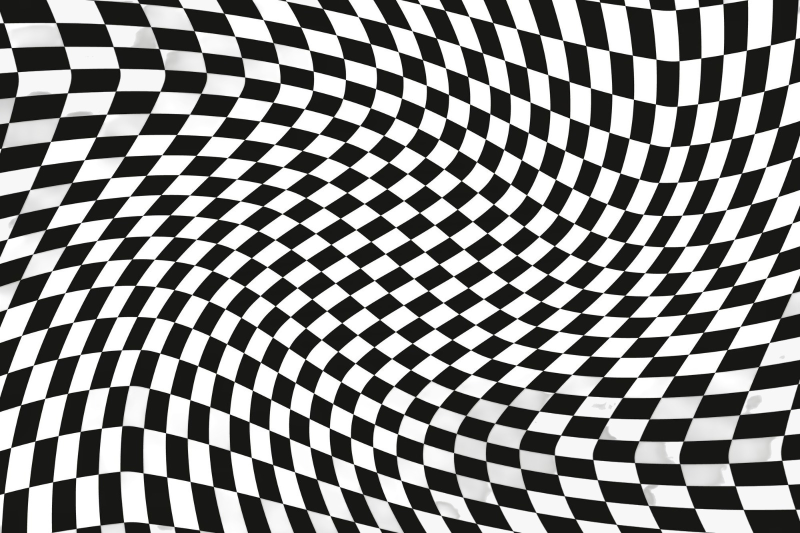
#> input picture hafta2/dama.jpg, 1600 x 1066 px (shown at 1/2 size)
$ python parlaklik_donusum.py
#> lines starting #> are read from the running program, lines starting #| are printed output that depends on the picture
"""Ödev 5: y = 0.75*x + 20 parlaklık dönüşümünü ayrı etkilerle karşılaştır.

Kullanım: python parlaklik_donusum.py [girdi] [cikti]
Varsayılan: dama.jpg ve cikti klasörü.
"""
import argparse
from pathlib import Path

import cv2
import numpy as np

KLASOR = Path(__file__).resolve().parent


def parlaklik_donusumleri(gri):
    x = gri.astype(np.float32)
    carp = np.clip(0.75 * x, 0, 255).astype(np.uint8)
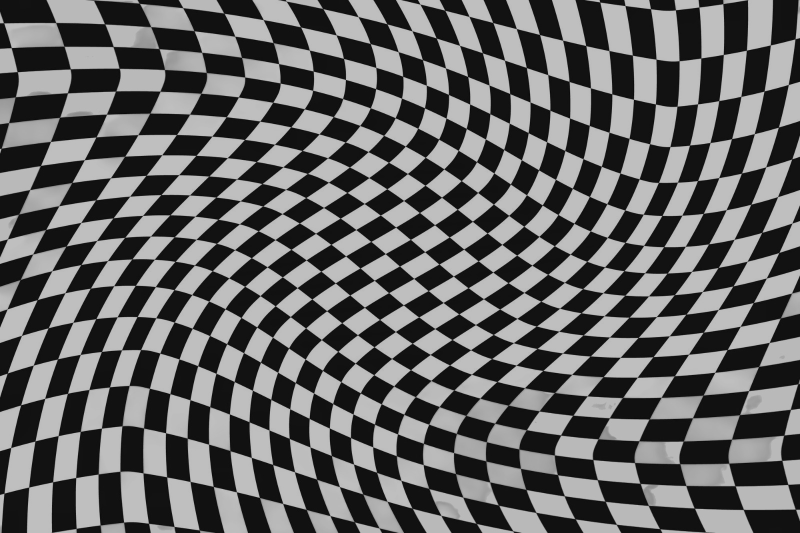
#> carp: shape (1066, 1600) (shown at 1/2 size); min 0, max 191, mean 101.2
    topla = np.clip(x + 20, 0, 255).astype(np.uint8)
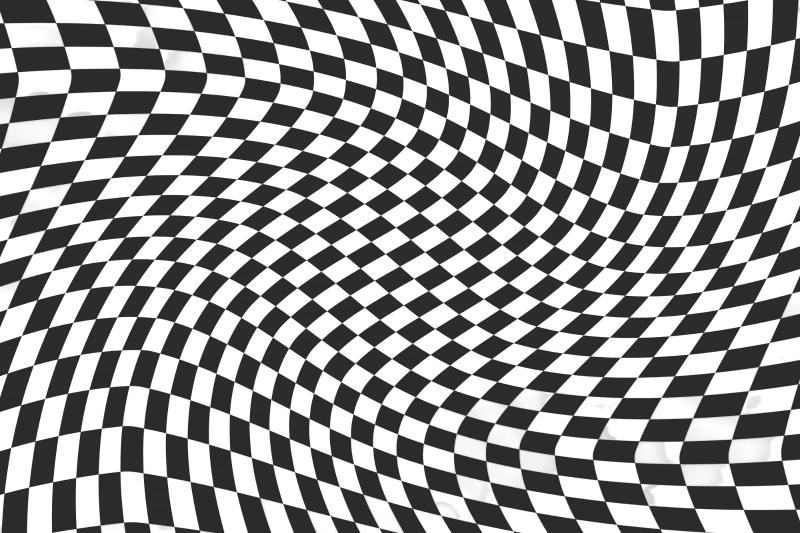
#> topla: shape (1066, 1600) (shown at 1/2 size); min 20, max 255, mean 147.9
    birlikte = np.clip(0.75 * x + 20, 0, 255).astype(np.uint8)
    return carp, topla, birlikte


def karsilastirma_gorseli(goruntuler):
    etiketler = ("Orijinal", "0.75 * x", "x + 20", "0.75 * x + 20")
    hucreler = []
    for goruntu, etiket in zip(goruntuler, etiketler):
        genislik = min(600, goruntu.shape[1])
        yukseklik = max(1, round(goruntu.shape[0] * genislik / goruntu.shape[1]))
        kucuk = cv2.resize(goruntu, (genislik, yukseklik), interpolation=cv2.INTER_AREA)
        hucre = cv2.copyMakeBorder(kucuk, 32, 0, 0, 0, cv2.BORDER_CONSTANT, value=0)
        cv2.putText(hucre, etiket, (10, 23), cv2.FONT_HERSHEY_SIMPLEX, 0.6, 255, 1, cv2.LINE_AA)
        hucreler.append(hucre)
#> this loop made 4 passes
#> etiket on passes 1 to 4: 'Orijinal', '0.75 * x', 'x + 20', '0.75 * x + 20'
#> pass 1, in karsilastirma_gorseli, `kucuk = cv2.resize(goruntu, (genislik, yukseklik), interpolation=cv2.I..`:
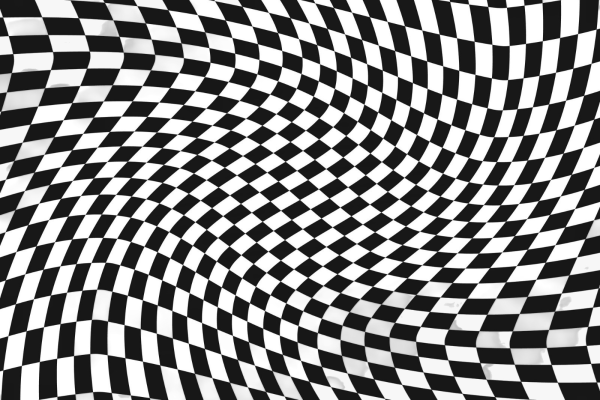
#> kucuk: shape (400, 600); min 17, max 255, mean 135.3
#> pass 1, in karsilastirma_gorseli, `hucre = cv2.copyMakeBorder(kucuk, 32, 0, 0, 0, cv2.BORDER_CONSTANT, va..`:
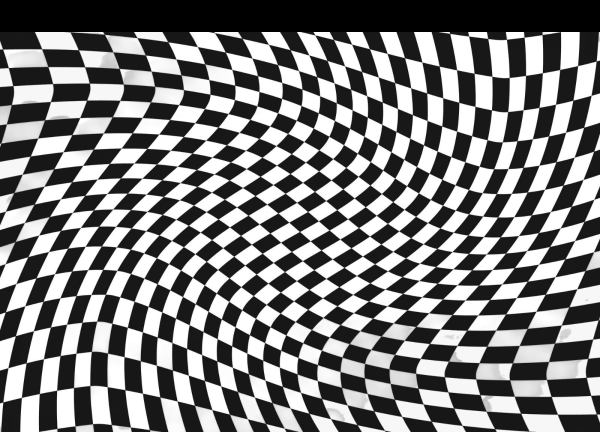
#> hucre: shape (432, 600); min 0, max 255, mean 125.3
#> pass 2, in karsilastirma_gorseli, `kucuk = cv2.resize(goruntu, (genislik, yukseklik), interpolation=cv2.I..`:
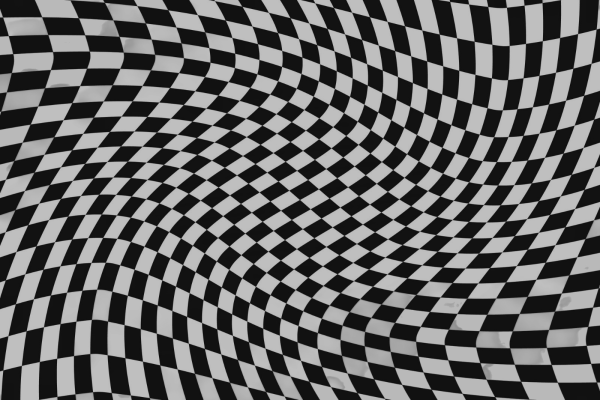
#> kucuk: shape (400, 600); min 12, max 191, mean 101.2
#> pass 2, in karsilastirma_gorseli, `hucre = cv2.copyMakeBorder(kucuk, 32, 0, 0, 0, cv2.BORDER_CONSTANT, va..`:
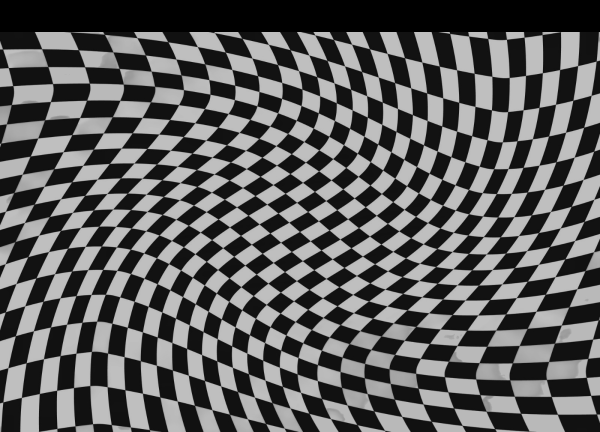
#> hucre: shape (432, 600); min 0, max 191, mean 93.7
#> after the loop, hucreler = 4 items
    return cv2.vconcat([cv2.hconcat(hucreler[:2]), cv2.hconcat(hucreler[2:])])
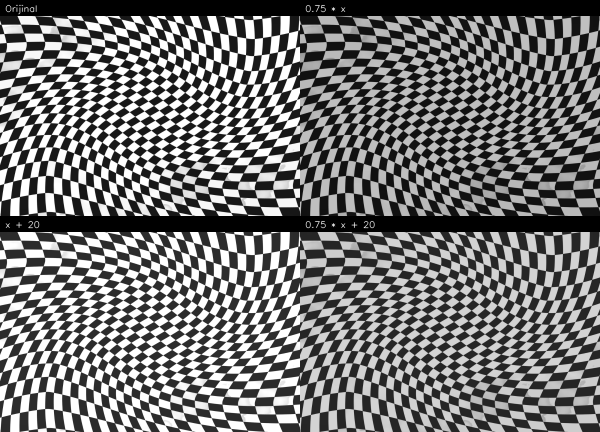
#> returned value: shape (864, 1200) (shown at 1/2 size); min 0, max 255, mean 117.2


def main():
    ap = argparse.ArgumentParser(description="Parlaklık ve kontrast dönüşümlerini karşılaştır.")
    ap.add_argument("girdi", nargs="?", type=Path, default=KLASOR / "dama.jpg")
    ap.add_argument("cikti", nargs="?", type=Path, default=KLASOR / "cikti")
    args = ap.parse_args()
    gri = cv2.imread(str(args.girdi), cv2.IMREAD_GRAYSCALE)
    if gri is None:
        raise SystemExit(f"Görüntü okunamadı: {args.girdi}")
    carp, topla, birlikte = parlaklik_donusumleri(gri)
    args.cikti.mkdir(parents=True, exist_ok=True)
    dosyalar = (("carp_075.png", carp), ("topla_20.png", topla), ("donusum.png", birlikte),
                ("karsilastirma.png", karsilastirma_gorseli((gri, carp, topla, birlikte))))
    for ad, goruntu in dosyalar:
        if not cv2.imwrite(str(args.cikti / ad), goruntu):
            raise SystemExit(f"Görüntü yazılamadı: {args.cikti / ad}")
#> this loop made 4 passes
#> ad on passes 1 to 4: 'carp_075.png', 'topla_20.png', 'donusum.png', 'karsilastirma.png'
    print(f"Ortalama parlaklık: önce {gri.mean():.2f}, sonra {birlikte.mean():.2f}")
#| Ortalama parlaklık: önce 135.30, sonra 121.19
    print(f"Min/max: önce {int(gri.min())}/{int(gri.max())}, sonra {int(birlikte.min())}/{int(birlikte.max())}")
#| Min/max: önce 0/255, sonra 20/211


if __name__ == "__main__":
    main()
